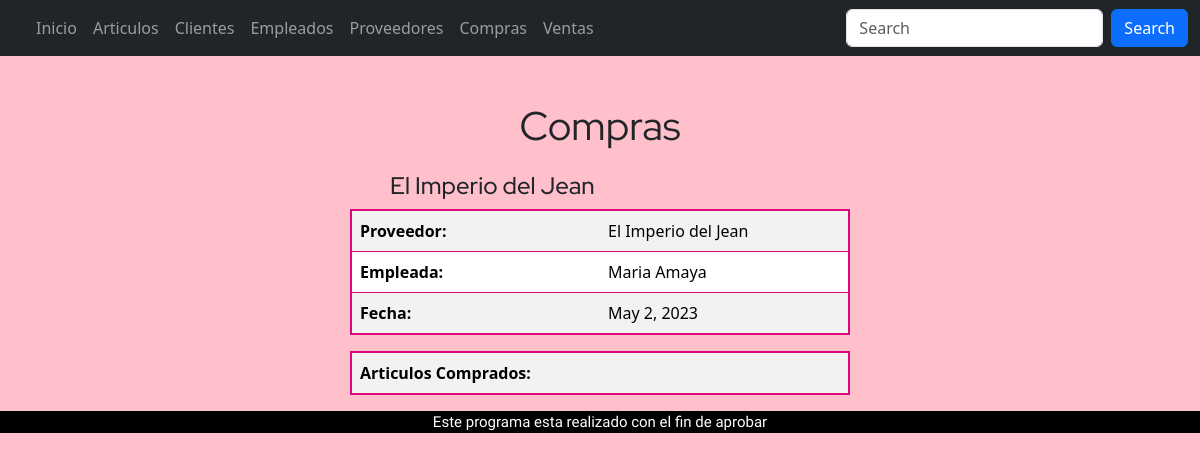
The app's page /compras/1/, older data.
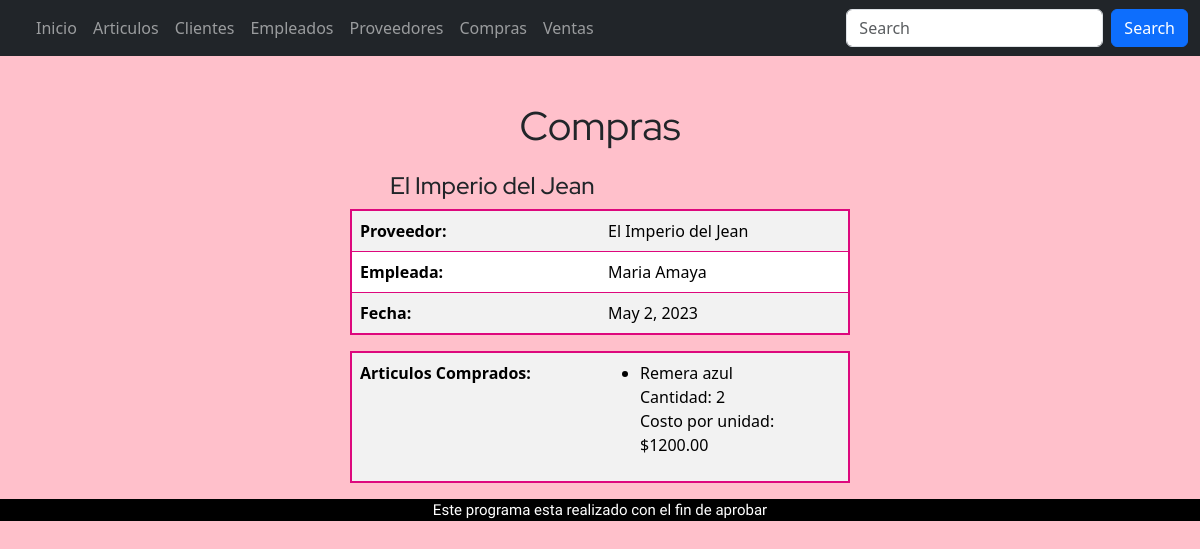
The same page, newer data.
### appRieVictoria/models.py (models this page shows, shortened)
class compraProd(models.Model):
    idCompra = models.ForeignKey(Compras,on_delete=models.CASCADE)
    idArticulos = models.ForeignKey(Articulos, on_delete=models.CASCADE)
    cantidad = models.BigIntegerField(help_text='cantidad de articulos')
    precio=models.DecimalField(max_digits=10, decimal_places=2)

class Articulos (models.Model):
    descripcion = models.CharField( max_length= 100,help_text= 'Descripcion del articulo')
    costo = models.DecimalField(max_digits=10, decimal_places=2)
    venta= models.DecimalField(max_digits=10, decimal_places=2)
    cantidad = models.BigIntegerField(help_text='Cantidad de articulos')
    talle = models.CharField(max_length=3)
    compras = models.ManyToManyField("Compras",related_name='articulos_comprados' , through="compraProd")
    ventas = models.ManyToManyField("Ventas" ,related_name='articulos_vendidos', through="ventaProd")
    tipoPrenda =models.ForeignKey("tipoPrenda", on_delete=models.CASCADE, default=1)
    def __str__(self) -> str:
        return str(self.descripcion)

### appRieVictoria/views.py (the view)
def compras(request, pk):
    com = Compras.objects.get(id=pk)
    arts = compraProd.objects.filter(idCompra_id=pk)
    context = {'com': com, 'arts':arts}
    return render(request, 'compras.html', context)

### appRieVictoria/models.py (called while the page is built)
    def __str__(self) -> str:
        return str(self.nombre)

    def __str__(self) -> str:
        return str(self.nombre)

### proyectoRieVictoria/templates/compras.html
{% extends "base.html" %}
{% block content %}
<div class="subtituloInicio">
    <p >Compras</p>
</div>
<div class="contenedorTabla">
    <div class="col-5">
<div>
    <div class="descripcionClie">
        <h4>{{ com.idProveedor }}</h4>
    </div>
    <table class="table tablaBorde table-condensed table-striped">
        <tr>
            <td>Proveedor: </td>
            <td>{{com.idProveedor}}</td>
        </tr>
        <tr>
            <td>Empleada: </td>
            <td> {{com.idEmpleado}}</td>
        </tr>
        <tr>
            <td>Fecha: </td>
            <td>{{com.fecha}}</td>
        </tr>
    </table>
    <table class="table tablaBorde table-condensed table-striped">
        <tr>
            <td>Articulos Comprados: </td>
            <td><ul>
                {% for art in arts %}
                <li>{{ art.idArticulos }} </li>
                 Cantidad: {{art.cantidad}} </br>
                 Costo por unidad: ${{art.precio}}
                {% endfor %}
            </ul></td>
        </tr>
    </table>
</div>
</div>
</div>
{% endblock %}

Row changes from the older to the newer data that the page shows:
added compraProd: idArticulos "Remera azul", cantidad "2", precio "1200.00"
